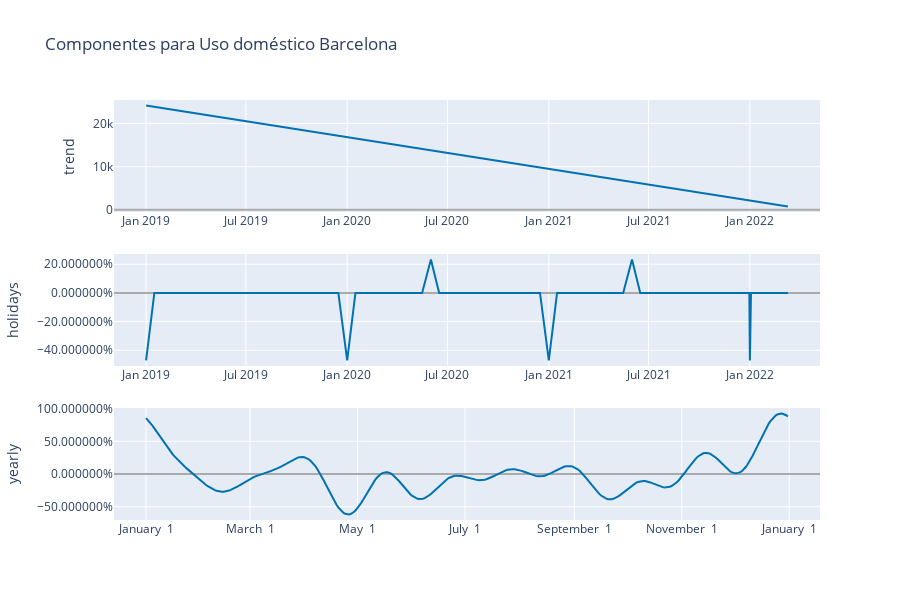

The notebook cell this image was saved under:
### Code cell
Temp = Domestico.query("mun == 'CERDANYOLA'")[['ds', 'y']]
analyze(Temp, name = 'Uso doméstico Barcelona', gt_0 = True, max_ = None, prior = 0.01, monthly = True, days = 100)

### Figure 1 — Plotly figure (JSON) as saved in the notebook; plotly's stock layout.template omitted (floating-point values rounded to 4 significant figures; data arrays with more than 128 entries replaced by an {"elided": "..."} marker saying what was removed)
{"data": [{"line": {"color": "#0072B2", "width": 2}, "mode": "lines", "name": "trend", "type": "scatter", "x": {"elided": "171 str values"}, "xaxis": "x", "y": {"elided": "171 float values"}, "yaxis": "y"}, {"line": {"color": "rgba(0, 114, 178, 0.2)", "width": 0}, "mode": "lines", "name": "trend_upper", "type": "scatter", "x": {"elided": "171 str values"}, "xaxis": "x", "y": {"elided": "171 float values"}, "yaxis": "y"}, {"fill": "tonexty", "fillcolor": "rgba(0, 114, 178, 0.2)", "line": {"color": "rgba(0, 114, 178, 0.2)", "width": 0}, "mode": "lines", "name": "trend_lower", "type": "scatter", "x": {"elided": "171 str values"}, "xaxis": "x", "y": {"elided": "171 float values"}, "yaxis": "y"}, {"line": {"color": "#0072B2", "width": 2}, "mode": "lines", "name": "holidays", "text": {"elided": "171 str values"}, "type": "scatter", "x": {"elided": "171 str values"}, "xaxis": "x2", "y": {"elided": "171 float values"}, "yaxis": "y2"}, {"line": {"color": "#0072B2", "width": 2}, "mode": "lines", "name": "yearly", "type": "scatter", "x": {"elided": "365 str values"}, "xaxis": "x3", "y": {"elided": "365 float values"}, "yaxis": "y3"}], "layout": {"height": 600, "showlegend": false, "title": {"text": "Componentes para Uso doméstico Barcelona"}, "width": 900, "xaxis": {"anchor": "y", "domain": [0, 1], "range": ["2018-11-03T18:00:00", "2022-05-08T06:00:00"], "type": "date"}, "xaxis2": {"anchor": "y2", "domain": [0, 1], "range": ["2018-11-03T18:00:00", "2022-05-08T06:00:00"], "type": "date"}, "xaxis3": {"anchor": "y3", "domain": [0, 1], "range": ["2016-12-13T18:54:02.958904115", "2018-01-18T11:04:57.863013581"], "tickformat": "%B %e", "type": "date"}, "yaxis": {"anchor": "x", "domain": [0.7333, 1], "rangemode": "normal", "title": {"text": "trend"}, "zerolinecolor": "#AAA"}, "yaxis2": {"anchor": "x2", "domain": [0.3667, 0.6333], "hoverformat": ".2%", "rangemode": "tozero", "tickformat": "%", "title": {"text": "holidays"}, "zerolinecolor": "#AAA"}, "yaxis3": {"anchor": "x3", "domain": [0, 0.2667], "hoverformat": ".2%", "tickformat": "%", "title": {"text": "yearly"}, "zerolinecolor": "#AAA"}}}
